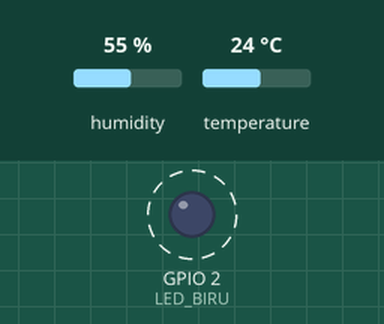
Recording of a sketch running on a simulated ESP32. Parts: output pins drawn as LEDs (lit = HIGH). Dashed ring = blinking. Inputs (shaded band) come from the test bench; at power-on: humidity 55 %, temperature 24 °C. What the sketch prints to the serial monitor is not drawn.

Above: at 0.12 s.
Timing chart, 0 to 3.0 s (numbered marks = the images above):
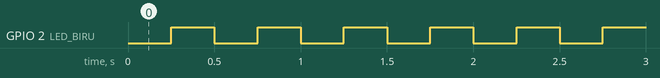

The sketch:

p4_dht11_non_blocking.ino
```cpp
/*
 * BAB 26 - Program 4: Membaca DHT11 Tanpa delay()
 * DHT11 dibaca setiap 2 detik memakai millis(), sementara LED biru
 * bawaan board terus berkedip setiap 250 ms tanpa tersendat.
 * Bacaan valid terakhir disimpan dalam struct supaya bisa dipakai
 * bagian program lain (misalnya OLED atau halaman web).
 *
 * Rangkaian: pin DHT (header hijau) → IO27
 *            LED biru bawaan board ESP32 sudah tersambung ke IO2
 */

#include <DHT.h>

#define DHT_PIN  27
#define DHT_TYPE DHT11
#define LED_BIRU 2  // LED biru bawaan board (juga LED3 kit kalau disambung ke IO2)

DHT dht(DHT_PIN, DHT_TYPE);

// Timer serbaguna dari BAB 16
struct Timer {
  unsigned long interval;   // ms
  unsigned long waktuLalu;  // hasil millis() saat terakhir dijalankan

  // Mengembalikan true kalau sudah waktunya, lalu mencatat waktunya
  bool sudahWaktunya(unsigned long sekarang) {
    if (sekarang - waktuLalu >= interval) {
      waktuLalu = sekarang;
      return true;
    }
    return false;
  }
};

// Paket data: hasil bacaan valid terakhir
struct DataDHT {
  float suhu;               // °C
  float kelembapan;         // %RH
  float heatIndex;          // °C
  unsigned long waktuBaca;  // millis() saat data ini didapat
  bool adaData;             // sudah pernah berhasil membaca?
};

Timer timerDHT = {2000, 0};  // baca DHT11 setiap 2 detik (jangan kurang dari 2000)
Timer timerLed = {250, 0};   // balik keadaan LED setiap 250 ms

DataDHT dataTerakhir = {NAN, NAN, NAN, 0, false};
int gagalBeruntun = 0;       // berapa kali gagal berturut-turut
bool ledNyala = false;

void bacaDHT(unsigned long sekarang) {
  unsigned long mulai = micros();
  dht.read(true);  // paksa membaca sensor sekarang (±25 ms)
  unsigned long lamaBacaMs = (micros() - mulai) / 1000;

  // Ambil angka dari bacaan barusan (tidak menghubungi sensor lagi)
  float kelembapan = dht.readHumidity();
  float suhu = dht.readTemperature();

  if (isnan(kelembapan) || isnan(suhu)) {
    gagalBeruntun = gagalBeruntun + 1;
    Serial.printf("[%6lu ms] Gagal membaca (%d kali berturut-turut).", sekarang, gagalBeruntun);
    if (dataTerakhir.adaData) {
      Serial.printf(" Data terakhir: %.1f °C, %.1f %%RH, %lu detik lalu\n",
                    dataTerakhir.suhu, dataTerakhir.kelembapan,
                    (sekarang - dataTerakhir.waktuBaca) / 1000);
    } else {
      Serial.println(" Belum ada data valid.");
    }
    return;  // dataTerakhir sengaja tidak diubah
  }

  gagalBeruntun = 0;
  dataTerakhir.suhu = suhu;
  dataTerakhir.kelembapan = kelembapan;
  dataTerakhir.heatIndex = dht.computeHeatIndex(suhu, kelembapan, false);
  dataTerakhir.waktuBaca = sekarang;
  dataTerakhir.adaData = true;

  Serial.printf("[%6lu ms] Suhu %.1f °C | Kelembapan %.1f %%RH | Heat index %.1f °C | lama baca %lu ms\n",
                sekarang, suhu, kelembapan, dataTerakhir.heatIndex, lamaBacaMs);
}

void setup() {
  Serial.begin(115200);
  pinMode(LED_BIRU, OUTPUT);
  dht.begin();
  Serial.println("BAB 26 - Program 4: Membaca DHT11 Tanpa delay()");
}

void loop() {
  unsigned long sekarang = millis();

  // Tugas 1: kedipkan LED
  if (timerLed.sudahWaktunya(sekarang)) {
    ledNyala = !ledNyala;
    digitalWrite(LED_BIRU, ledNyala ? HIGH : LOW);
  }

  // Tugas 2: baca DHT11 setiap 2 detik
  if (timerDHT.sudahWaktunya(sekarang)) {
    bacaDHT(sekarang);
  }

  // Tugas lain bisa ditambahkan di sini dan memakai dataTerakhir kapan saja,
  // misalnya menampilkan dataTerakhir.suhu di OLED (BAB 35).
}
```

Measured:
- by itself, GPIO 2 (LED_BIRU): alternates HIGH for 0.25 s and LOW for 0.25 s
